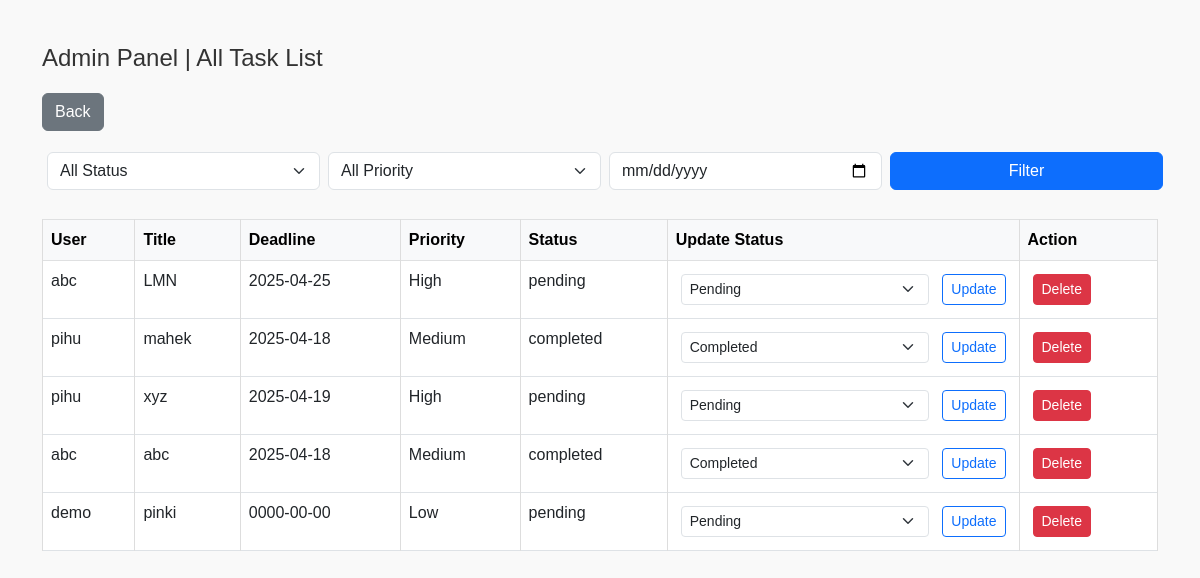
The app's page /admin_list.php (signed in) with its own data.
### tables this page shows
CREATE TABLE `tasks` (
  `id` int(11) NOT NULL,
  `user_id` int(11) DEFAULT NULL,
  `title` varchar(255) DEFAULT NULL,
  `deadline` date DEFAULT NULL,
  `priority` varchar(10) DEFAULT NULL,
  `status` varchar(20) DEFAULT NULL
);

CREATE TABLE `users` (
  `id` int(11) NOT NULL,
  `name` varchar(100) DEFAULT NULL,
  `email` varchar(100) DEFAULT NULL,
  `password` varchar(255) DEFAULT NULL,
  `role` varchar(20) DEFAULT NULL
);

### admin_list.php (the view, shortened to what this page needs)
<?php
require 'db.php';
$where = "1=1";
$sql = "SELECT t.*, u.name FROM tasks t JOIN users u ON t.user_id = u.id WHERE $where ORDER BY t.id DESC";
$stmt = $conn->prepare($sql);
$stmt->execute();
$result = $stmt->get_result();
?>
<!DOCTYPE html>
<html lang="en">
<head>
  <link href="https://cdn.jsdelivr.net/npm/bootstrap@5.3.0-alpha1/dist/css/bootstrap.min.css" rel="stylesheet">
  <link rel="stylesheet" href="assets/style.css">
</head>
<body>
  <div class="container py-4">
    <h2>Admin Panel | All Task List</h2>
    <a href="dashboard.php" class="btn btn-secondary mb-3">Back</a>
    <form method="GET" class="row g-2 mb-4">
      <div class="col-md-3">
        <select name="status" class="form-select">
          <option value="">All Status</option>
        </select>
      </div>
      <div class="col-md-3">
        <select name="priority" class="form-select">
          <option value="">All Priority</option>
        </select>
      </div>
      <div class="col-md-3">
        <input type="date" name="deadline" class="form-control" value="<?= $_GET['deadline'] ?? '' ?>">
      </div>
      <div class="col-md-3">
        <button class="btn btn-primary w-100">Filter</button>
      </div>
    </form>
    <table class="table table-bordered table-hover">
      <thead class="table-light">
        <tr>
          <th>User</th>
          <th>Title</th>
          <th>Deadline</th>
          <th>Priority</th>
          <th>Status</th>
          <th>Update Status</th>
          <th>Action</th>
        </tr>
      </thead>
      <tbody>
        <?php while ($row = $result->fetch_assoc()) { ?>
          <tr>
            <td><?= htmlspecialchars($row['name']) ?></td>
            <td><?= htmlspecialchars($row['title']) ?></td>
            <td><?= htmlspecialchars($row['deadline']) ?></td>
            <td><?= htmlspecialchars($row['priority']) ?></td>
            <td><?= htmlspecialchars($row['status']) ?></td>
            <td>
              <form action="update_status.php" method="POST" class="d-flex align-items-center">
                <select name="status" class="form-select form-select-sm me-2">
                  <option value="pending" <?= $row['status'] == 'pending' ? 'selected' : '' ?>>Pending</option>
                  <option value="completed" <?= $row['status'] == 'completed' ? 'selected' : '' ?>>Completed</option>
                </select>
                <button type="submit" class="btn btn-sm btn-outline-primary">Update</button>
              </form>
            </td>
            <td>
              <form action="admin_delete.php" method="POST" onsubmit="return confirm('Delete this task?')">
                <button type="submit" class="btn btn-sm btn-danger">Delete</button>
              </form>
            </td>
          </tr>
        <?php } ?>
      </tbody>
    </table>
  </div>
</body>
</html>

### assets/style.css (style rules this page uses)
body { font-family: sans-serif; margin: 20px; padding: 0; background: #f9f9f9; }
input, select, button { padding: 8px; margin: 5px; font-size: 16px; }
table { width: 100%; border-collapse: collapse; margin-top: 20px; }
th, td { padding: 10px; border: 1px solid #ddd; text-align: left; }
button { background: #3498db; color: white; border: none; cursor: pointer; border-radius: 5px; }
h2 { font-size: 24px; color: #333; margin-bottom: 20px; }
a { color: #007bff; text-decoration: none; }

### records on screen
tasks: user.name "abc", title "LMN", deadline "2025-04-25", priority "High", status "pending", status "Pending"
tasks: user.name "pihu", title "mahek", deadline "2025-04-18", priority "Medium", status "completed", status "Completed"
tasks: user.name "pihu", title "xyz", deadline "2025-04-19", priority "High", status "pending", status "Pending"
tasks: user.name "abc", title "abc", deadline "2025-04-18", priority "Medium", status "completed", status "Completed"
tasks: user.name "demo", title "pinki", deadline "0000-00-00", priority "Low", status "pending", status "Pending"
